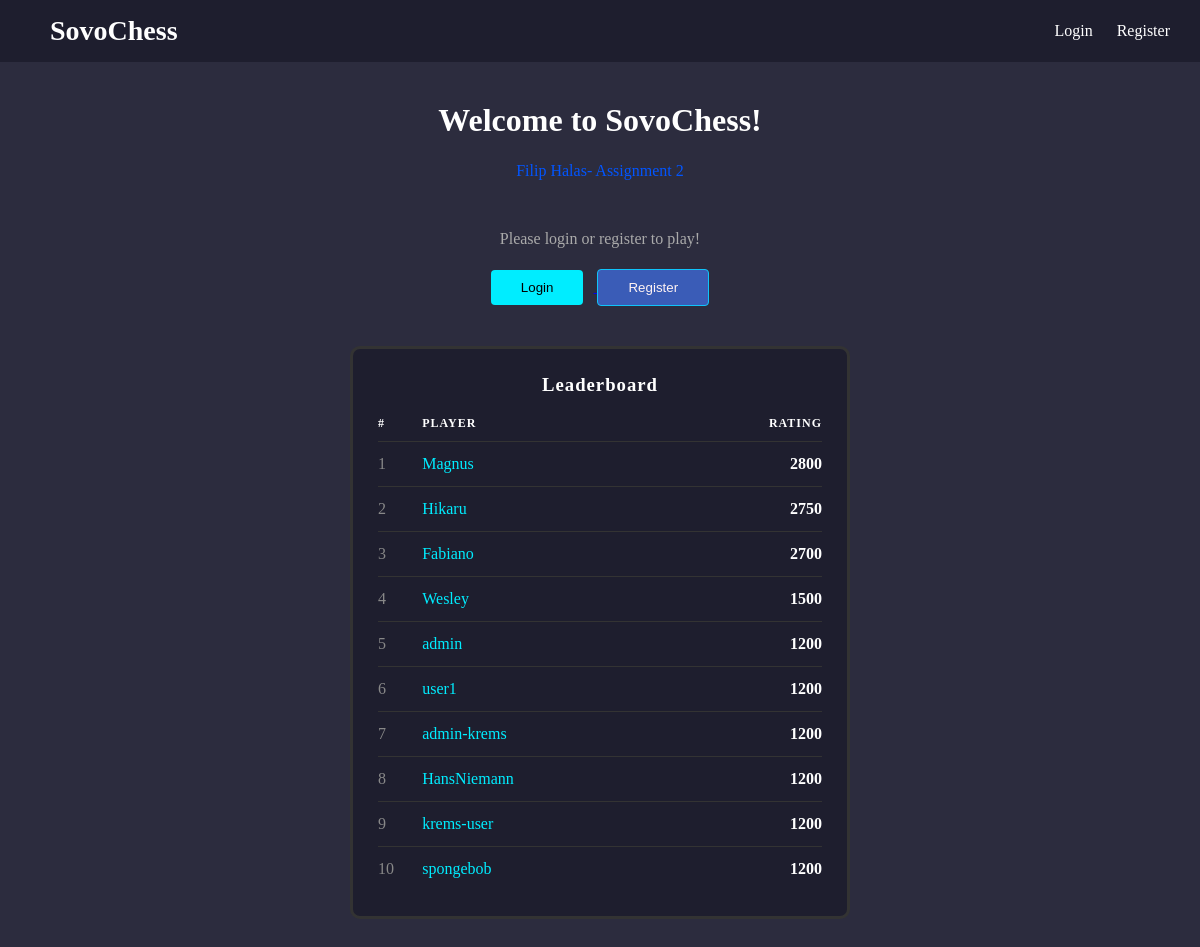
The page / on the database its author committed.
### chess/models.py (models this page shows, shortened)
class User(AbstractUser):
    current_rating = models.IntegerField(default=1200)

### chess/views.py (the view)
# urls.py: path('', views.home, name='home'),
def home(request):
    top_players = User.objects.order_by('-current_rating')[:10]
    return render(request, 'home.html', {'top_players': top_players})

### templates/home.html (shortened to what this page needs)
{% extends 'base.html' %}
{% block content %}
<div style="text-align: center; margin-bottom: 50px;">
    <h1 style="color: #ffffff;">Welcome to SovoChess!</h1>
    <p style="margin-top: 23px; color: #0255ff;">Filip Halas- Assignment 2</p>
</div>
{% if user.is_authenticated %}
    <div style="text-align: center; background-color: #1b65f8; padding: 30px; border-radius: 9px; max-width: 450px; margin: 0 auto;">
        <h3>Hello, {{ user.username }}!</h3>
        <p style="margin-top: 10px; color: #ffffff;">Current Rating: <strong style="color: #00c5ff;">{{ user.current_rating }}</strong></p>
        <a href="{% url 'start_game' %}">
            <button style="margin-top: 20px; padding: 25px 50px; background-color: #ffffff; border: none; border-radius: 4px; cursor: pointer; font-size: 16px;">
                Play Chess
            </button>
        </a>
    </div>
{% else %}
    <div style="text-align: center;">
        <p style="color: #aaaaaa;">Please login or register to play!</p>
        <div style="margin-top: 21px;">
            <a href="{% url 'login' %}">
                <button style="padding: 10px 30px; background-color: #00edff; border: none; border-radius: 4px; cursor: pointer; margin-right: 10px;">Login</button>
            </a>
            <a href="{% url 'register' %}">
                <button style="padding: 10px 30px; background-color: #3a5cb7; border: 1px solid #10c4fa; color: #fff3f3; border-radius: 4px; cursor: pointer;">Register</button>
            </a>
        </div>
    </div>
{% endif %}
<div style="max-width: 500px; margin: 40px auto 0 auto; background-color: #1e1e2e; border: 3px solid #333; border-radius: 10px; padding: 25px;">
    <h3 style="color: #ffffff; margin-bottom: 20px; text-align: center; letter-spacing: 1px;">Leaderboard</h3>
    <table style="width: 100%; border-collapse: collapse;">
        <tr style="color: #ffffff; font-size: 12px; text-transform: uppercase; letter-spacing: 1px;">
            <th style="text-align: left; padding-bottom: 10px;">#</th>
            <th style="text-align: left; padding-bottom: 10px;">Player</th>
            <th style="text-align: right; padding-bottom: 10px;">Rating</th>
        </tr>
        {% for player in top_players %}
        <tr style="border-top: 1px solid #333;">
            <td style="padding: 13px 0; color: #888;">{{ forloop.counter }}</td>
            <td style="padding: 12px 0; color: #00edff;">{{ player.username }}</td>
            <td style="padding: 10px 0; color: #ffffff; text-align: right; font-weight: bold;">{{ player.current_rating }}</td>
        </tr>
        {% endfor %}
    </table>
</div>
{% endblock %}

### templates/base.html (style rules this page uses)
* { margin: 0; padding: 0; box-sizing: border-box; }
body { background-color: #2c2c3e; color: #ffffff; }

### rows shown on the page
User: username "Magnus", current_rating "2800"
User: username "Hikaru", current_rating "2750"
User: username "Fabiano", current_rating "2700"
User: username "Wesley", current_rating "1500"
User: username "admin", current_rating "1200"
User: username "user1", current_rating "1200"
User: username "admin-krems", current_rating "1200"
User: username "HansNiemann", current_rating "1200"
User: username "krems-user", current_rating "1200"
User: username "spongebob", current_rating "1200"
